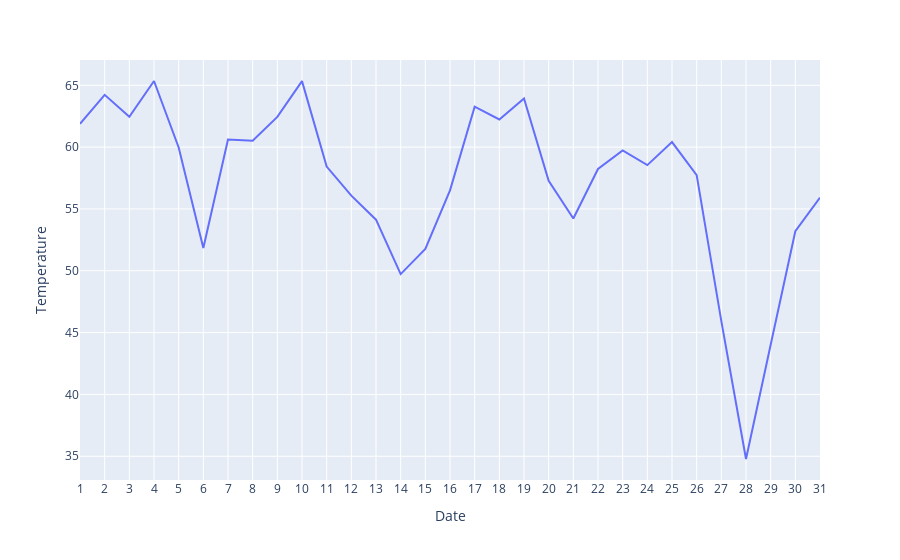

The notebook cell this image was saved under:
### Code cell
import plotly.express as px
import plotly.graph_objects as go
fig = go.Figure(px.line(x = days, y=temp_estimates)).update_layout(
    xaxis_title="Date", yaxis_title="Temperature"
)
fig.update_layout(
   xaxis = dict(
      tickmode = 'linear',
      tick0 = 1,
      dtick = 1
   ))

fig.show()

### Figure 1 — Plotly figure (JSON) as saved in the notebook; plotly's stock layout.template omitted (floating-point values rounded to 4 significant figures)
{"data": [{"hovertemplate": "x=%{x}<br>y=%{y}<extra></extra>", "legendgroup": "", "line": {"color": "#636efa", "dash": "solid"}, "marker": {"symbol": "circle"}, "mode": "lines", "name": "", "orientation": "v", "showlegend": false, "type": "scatter", "x": [1, 2, 3, 4, 5, 6, 7, 8, 9, 10, 11, 12, 13, 14, 15, 16, 17, 18, 19, 20, 21, 22, 23, 24, 25, 26, 27, 28, 29, 30, 31], "xaxis": "x", "y": [61.89, 64.23, 62.45, 65.35, 59.97, 51.84, 60.62, 60.52, 62.44, 65.34, 58.43, 56.08, 54.13, 49.73, 51.77, 56.5, 63.28, 62.24, 63.94, 57.27, 54.23, 58.24, 59.73, 58.54, 60.41, 57.73, 45.93, 34.78, 44.02, 53.2, 55.92], "yaxis": "y"}], "layout": {"legend": {"tracegroupgap": 0}, "margin": {"t": 60}, "xaxis": {"anchor": "y", "domain": [0, 1], "dtick": 1, "tick0": 1, "tickmode": "linear", "title": {"text": "Date"}}, "yaxis": {"anchor": "x", "domain": [0, 1], "title": {"text": "Temperature"}}}}
